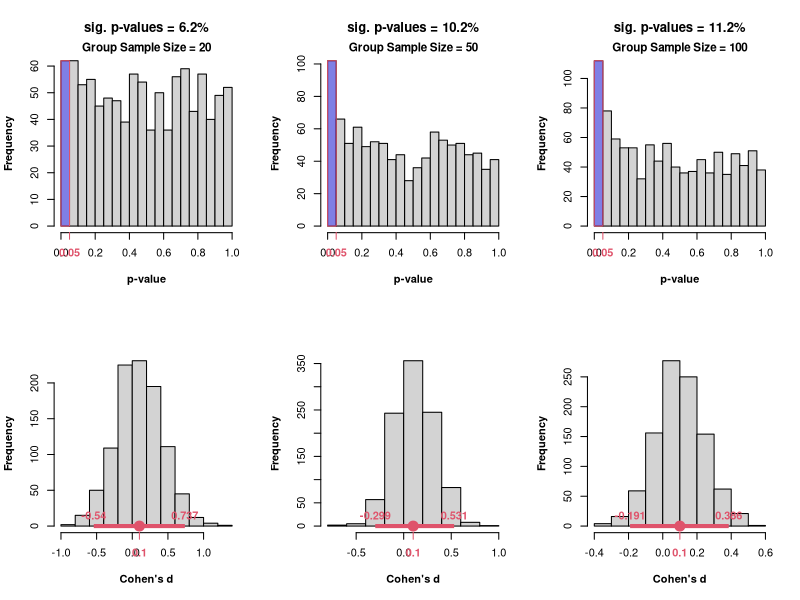

Here is the R script that generated this plot:
 p.es = function(n, es, n.sim){
  
if(length(n) > 1 & length(es) > 1) stop("Error: 'Effect Size' and 'Sample Size' cannot be explored together.")    
t.sim = Vectorize(function(n, es){
    d = numeric(n.sim)
    p = numeric(n.sim)   
for(i in 1:n.sim){
    N = sqrt((n^2)/(2*n))
    x = rnorm(n, es, 1)
    y = rnorm(n, 0, 1)
    a = t.test(x, y, var.equal = TRUE)
 d[i] = a[[1]]/N
 p[i] = a[[3]]}
 h = hist(p, breaks = 15, xlab = "p-value", main = paste0("sig. p-values = ", mean(p <= .05)*1e2, "%"))
 rect(0, 0, h$breaks[2], h$counts[1], col = rgb(0, 0, 1, .4), border = 2)
 mtext(paste0("Group Sample Size = ", n), 3, font = 2, cex = .7)
 axis(1, at = h$breaks[2], font = 2, col = 2, col.axis = 2)
 hist(d, xlab = "Cohen's d", main = NA) ; axis(1, at = es, col = 2, col.axis = 2, font = 2)
 q = quantile(d, c(.025, .975))
 segments(q[1], 0, q[2], 0, lend = 1, lwd = 4, col = 2)
 text(q, 0, round(q, 3), font = 2, pos = 3, col = 2)
 points(es, 0, pch = 19, cex = 2, col = 2)
  }, c("n", "es"))
  
  input = if(length(n) > 1) n else if(length(es) > 1) es else n
  par(mfcol = c(2, length(input)), font.lab = 2, xpd = NA)
  invisible(t.sim(n, es)) }
# Example of use:
p.es(n = c(20, 50, 100), es = .1, n.sim = 1e3)
